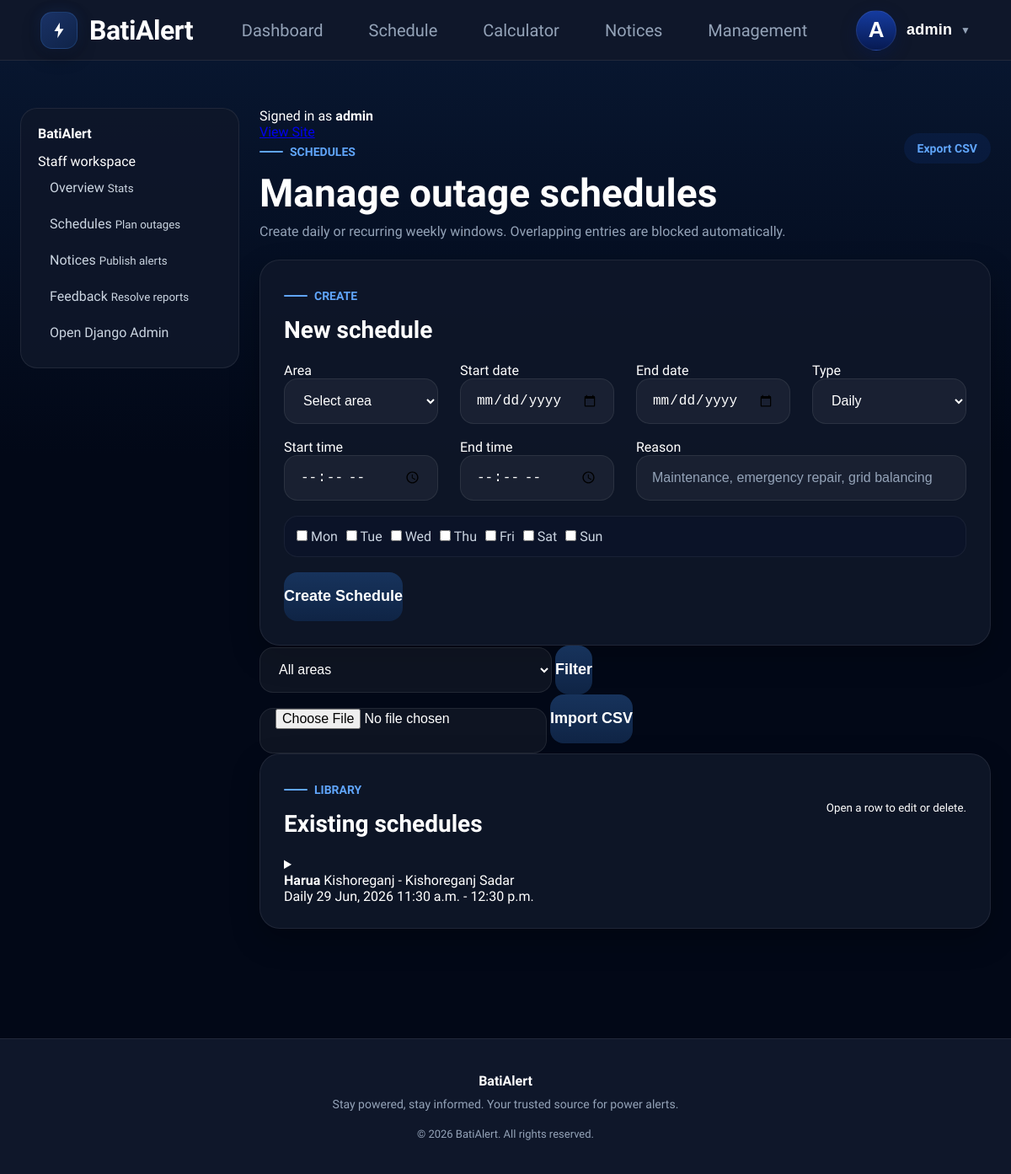
Before: /management/schedules/ (signed in) with the older database file.
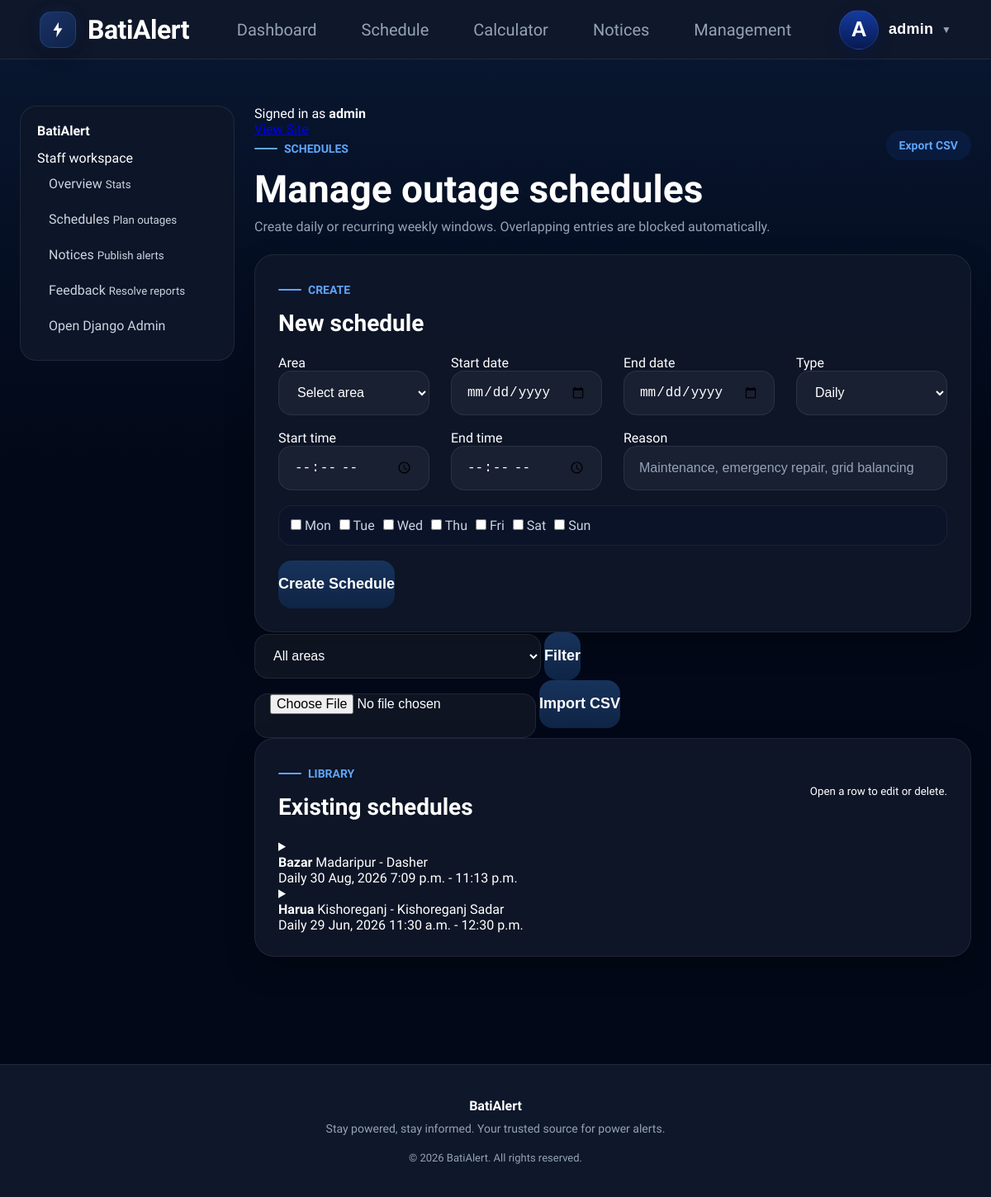
After: the same page with the newer database file.
### core/models.py (models this page shows, shortened)
class Schedule(models.Model):
    SCHEDULE_TYPES = [
        ('Daily', 'Daily'),
        ('Weekly', 'Weekly'),
    ]
    area = models.ForeignKey(
        Area,
        on_delete=models.CASCADE
    )
    start_time = models.TimeField()
    end_time = models.TimeField()
    schedule_type = models.CharField(
        max_length=50,
        choices=SCHEDULE_TYPES,
        default='Daily'
    )
    day_of_week = models.CharField(
        max_length=100,
        blank=True,
        null=True
    )
    start_date = models.DateField()
    end_date = models.DateField(
        blank=True,
        null=True
    )
    reason = models.CharField(
        max_length=200,
        blank=True,
        null=True
    )
    created_at = models.DateTimeField(
        default=timezone.now
    )
    updated_at = models.DateTimeField(
        default=timezone.now
    )

class Area(models.Model):
    district = models.CharField(max_length=100)
    upazila = models.CharField(max_length=100)
    area_name = models.CharField(max_length=100)

### core/views.py (the view)
@staff_member_required
def management_schedules(request):
    schedules = (
        Schedule.objects
        .select_related("area")
        .all()
        .order_by("-start_date", "start_time")
    )
    area_id = request.GET.get("area")
    if area_id:
        schedules = schedules.filter(area_id=area_id)
    context = {
        "schedules": schedules[:200],
        "areas": Area.objects.all().order_by(
            "district",
            "upazila",
            "area_name"
        ),
        "week_days": WEEK_DAYS,
        "selected_area": area_id,
    }
    return render(
        request,
        "management/schedules.html",
        context
    )

### users/context_processors.py (called while the page is built)
def appliance_context(request):
    return {
        "appliances":
        Appliance.objects.all()
    }

### templates/management/schedules.html (shortened to what this page needs)
{% extends 'management/base.html' %}
{% block management_content %}
<div class="page-heading-row">
    <div>
        <span class="home-kicker">Schedules</span>
        <h1>Manage outage schedules</h1>
        <p>Create daily or recurring weekly windows. Overlapping entries are blocked automatically.</p>
    </div>
    <div class="management-heading-actions">
        <a class="dashboard-link" href="{% url 'management_schedule_export' %}">Export CSV</a>
    </div>
</div>
<section class="dashboard-panel management-card">
    <div class="dashboard-panel-header">
        <div>
            <span class="home-kicker">Create</span>
            <h2>New schedule</h2>
        </div>
    </div>
    <form method="POST" action="{% url 'management_schedule_create' %}" class="management-form">
        <label>
            <span>Area</span>
            <select class="form-input" name="area" required>
                <option value="">Select area</option>
            </select>
        </label>
        <label>
            <span>Start date</span>
            <input class="form-input" type="date" name="start_date" required>
        </label>
        <label>
            <span>End date</span>
            <input class="form-input" type="date" name="end_date">
        </label>
        <label>
            <span>Type</span>
            <select class="form-input" name="schedule_type">
                <option>Daily</option>
            </select>
        </label>
        <label>
            <span>Start time</span>
            <input class="form-input" type="time" name="start_time" required>
        </label>
        <label>
            <span>End time</span>
            <input class="form-input" type="time" name="end_time" required>
        </label>
        <label class="wide-field">
            <span>Reason</span>
            <input class="form-input" type="text" name="reason" placeholder="Maintenance, emergency repair, grid balancing">
        </label>
        <div class="day-checks">
            {% for day in week_days %}
            <label><input type="checkbox" name="day_of_week" value="{{ day }}"> {{ day|slice:":3" }}</label>
            {% endfor %}
        </div>
        <button class="schedule-btn" type="submit">Create Schedule</button>
    </form>
</section>
<section class="management-tool-row">
    <form method="GET" class="management-filter-card">
        <select class="form-input" name="area">
            <option value="">All areas</option>
        </select>
        <button class="schedule-btn" type="submit">Filter</button>
    </form>
    <form method="POST" enctype="multipart/form-data" action="{% url 'management_schedule_import' %}" class="management-filter-card">
        <input class="form-input" type="file" name="csv_file" accept=".csv" required>
        <button class="schedule-btn" type="submit">Import CSV</button>
    </form>
</section>
<section class="dashboard-panel management-card">
    <div class="dashboard-panel-header">
        <div>
            <span class="home-kicker">Library</span>
            <h2>Existing schedules</h2>
        </div>
        <small>Open a row to edit or delete.</small>
    </div>
    <div class="management-table">
        {% for schedule in schedules %}
        <details class="management-record">
            <summary>
                <div>
                    <strong>{{ schedule.area.area_name }}</strong>
                    <span>{{ schedule.area.district }} - {{ schedule.area.upazila }}</span>
                </div>
                <span class="management-pill">{{ schedule.schedule_type }}{% if schedule.day_of_week %} | {{ schedule.day_of_week }}{% endif %}</span>
                <span>{{ schedule.start_date|date:"d M, Y" }}</span>
                <span>{{ schedule.start_time }} - {{ schedule.end_time }}</span>
            </summary>
        </details>
        {% empty %}
        <div class="dashboard-empty compact"><p>No schedules found.</p></div>
        {% endfor %}
    </div>
</section>
{% endblock %}

Changed rows visible on the page:
added Schedule: area.area_name "Bazar", area.district "Madaripur", area.upazila "Dasher", schedule_type "Daily", start_date "30 Aug, 2026", start_time "7:09 p.m.", end_time "11:13 p.m."
